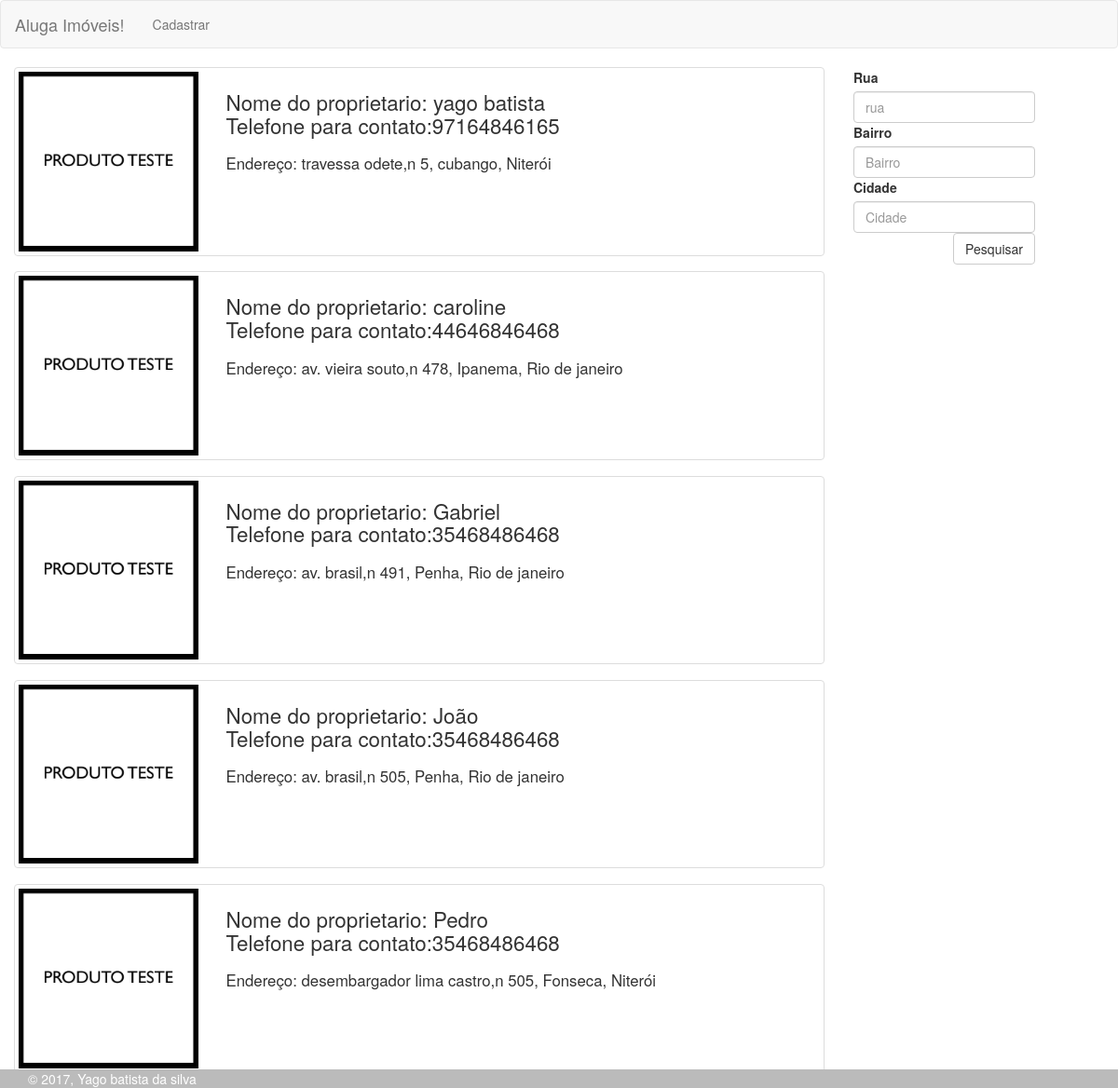
The app's page /, older data.
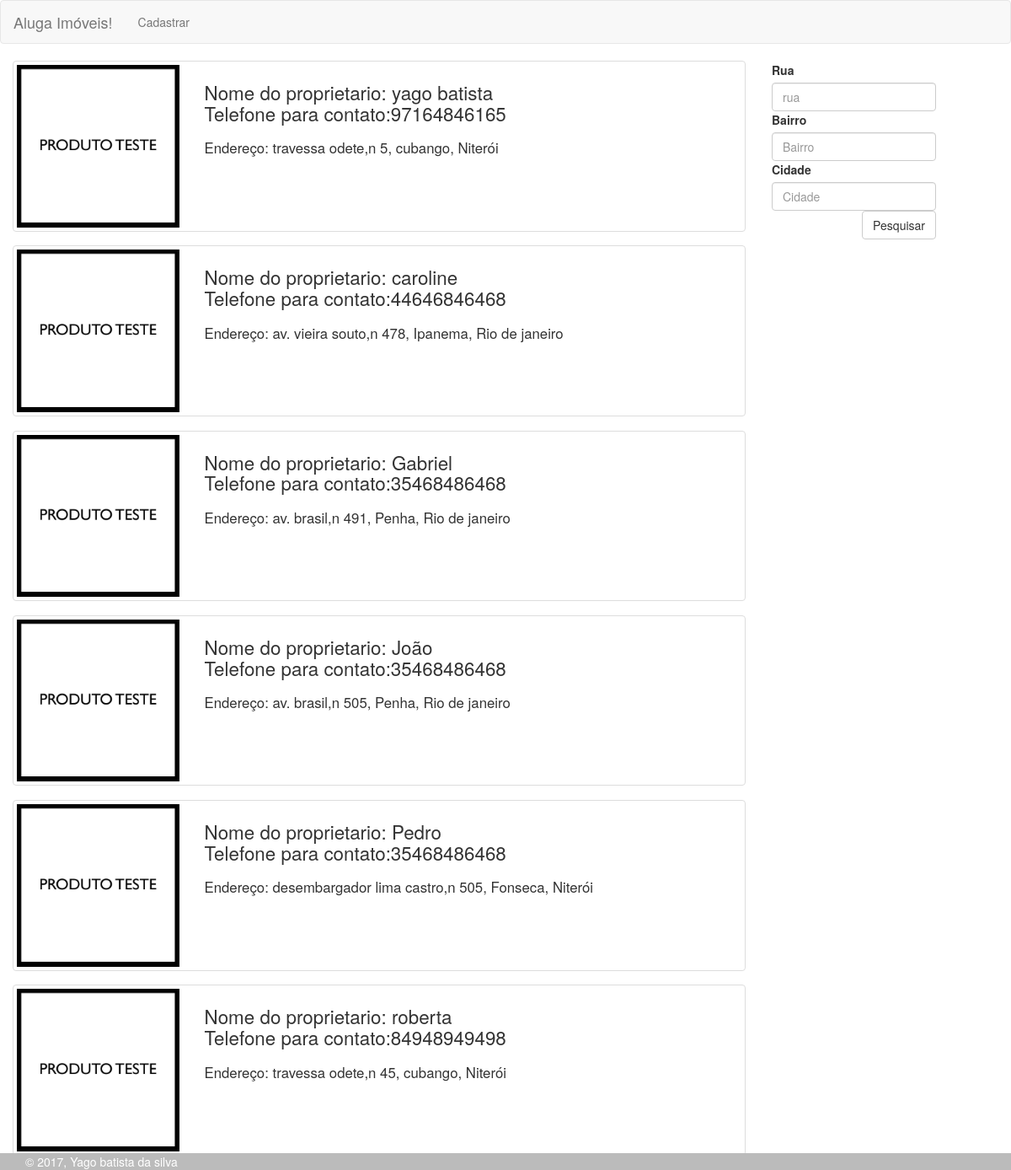
The same page, newer data.
### aluguel/models.py (models this page shows, shortened)
class Aluguel(models.Model):
    nome = models.CharField(max_length= 32 )
    telefone = models.CharField(max_length= 11 )
    rua = models.CharField(max_length= 250 )
    numero = models.IntegerField( )
    cidade = models.CharField(max_length= 250 )
    bairro = models.CharField(max_length= 250 )
    imagem = models.ImageField(upload_to='aluguel/')
    valor = models.IntegerField(default='0')

### aluguel/views.py (the view)
# urls.py: url(r'^$',home),
def home(request):
    lista = Aluguel.objects.all()
    return render(request,'aluguel/index.html',{'lista': lista})

### aluguel/templates/aluguel/index.html (shortened to what this page needs)
 {% extends "aluguel/base.html" %} {% block content %}
<div class="container-fluid">
  <div class="row">
    <main class="col-md-9">
      {% if lista %}
      <section>
        {%for imoveis in lista%}
        <article class="imovel thumbnail">
          <div class="row">
            <div class="col-md-3 col-xs-12">
              <img src="{{imoveis.imagem.url}}" alt="" class="img-full">
            </div>
            <div class="col-md-9 col-xs-12">
              <div class="">
                <h1>Nome do proprietario: <span>{{imoveis.nome}}</span><br>Telefone para contato:<span>{{imoveis.telefone}}</span> </h1>
                <h2>Endereço: {{imoveis.rua}},n {{imoveis.numero}}, {{imoveis.bairro}}, {{imoveis.cidade}}</h2>
              </div>
            </div>
          </div>
        </article>
        {%endfor%}
      </section>
      {%else%}
      <p>Nenhum resultado foi encontrado</p>
      {% endif %}
    </main>
    <aside class="col-md-3">
      <nav class="navbar fix">
        <form class="" action="/pesquisa/" method="get">
          <div class="">
            <label for="rua">Rua</label>
            <input type="text" name="rua" class="form-control" value="{{rua}}" placeholder="rua">
          </div>
          <div class="">
            <label for="bairro">Bairro</label>
            <input type="text" name="bairro" class="form-control"value="{{bairro}}"  placeholder="Bairro">
          </div>
          <div class="">
            <label for="cidade">Cidade</label>
            <input type="text" name="cidade" class="form-control" value="{{cidade}}"  placeholder="Cidade">
          </div>
          <div>
            <button type="submit" class="btn btn-default">Pesquisar</button>
          </div>
        </form>
      </nav>
    </aside>
  </div>
</div>
{% endblock %}

Row changes from the older to the newer data that the page shows:
added Aluguel: imagem (picture), nome "roberta", telefone "84948949498", rua "travessa odete", numero "45", bairro "cubango", cidade "Niterói"
